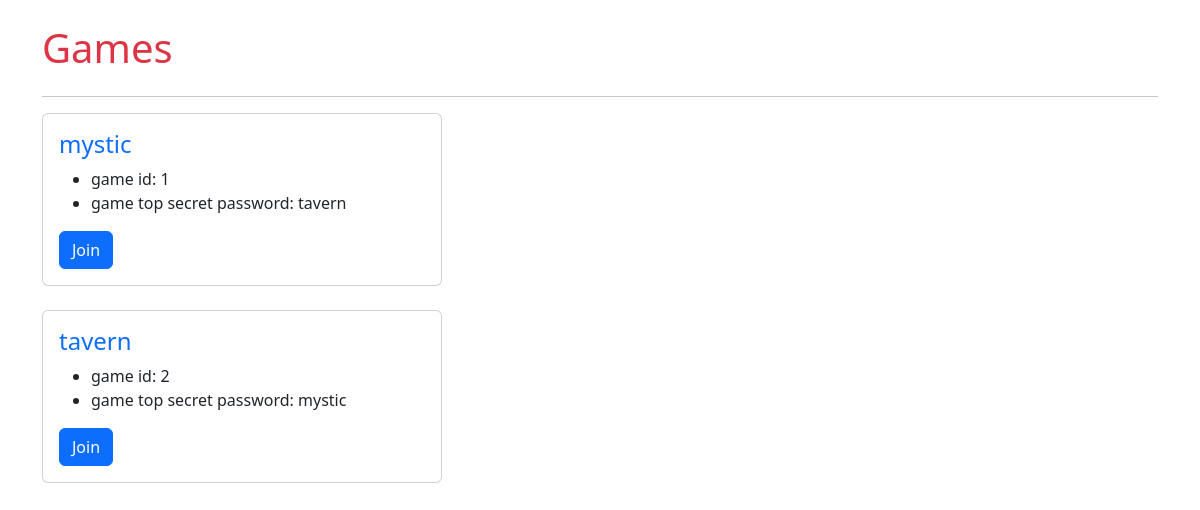
The page /exile_app/games on the database as committed earlier.
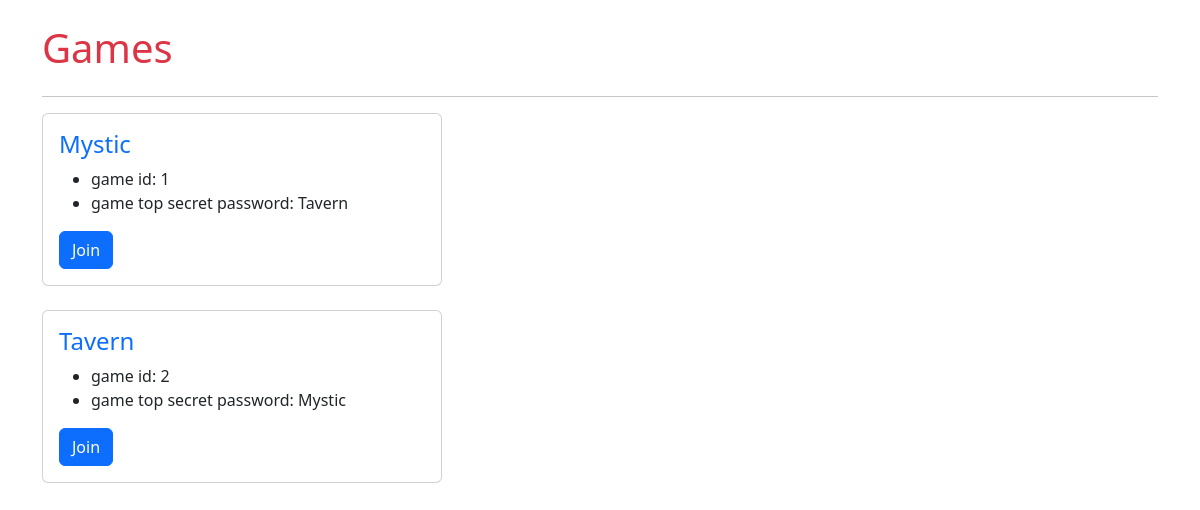
The same page on the database as committed later.
### exile_app/models.py (models this page shows)
class Game(models.Model):
    name = models.CharField(max_length=255)
    password = models.CharField(max_length=255)
    created_at = models.DateTimeField(auto_now_add=True)
    updated_at = models.DateTimeField(auto_now=True)

### exile_app/views.py (the view)
# urls.py: path('games', GameView.as_view(), name='games'),
class GameView(ListView):
    model = Game
    template_name = 'exile_app/games.html'

### exile_app/templates/exile_app/games.html
{% extends 'exile_app/base.html' %}
{% block content %}
  <h1 class="text-danger my-4">Games</h1>
  <hr>
    {% for game in object_list %}
        <div class="card mb-4" style="width: 25rem;">
          <div class="card-body">
              <h4 class="card-title text-primary">{{ game.name }}</h4>
              <ul>
                <li>game id: {{ game.id }}</li>
                <li>game top secret password: {{ game.password }}</li>
              </ul>
              <a href="{% url 'exile_app:game_detail' game.pk  %}" class="btn btn-primary">Join</a>
          </div>
        </div>
      {% endfor %}
{% endblock %}

### exile_app/templates/exile_app/base.html (shortened to what this page needs)
<!doctype html>
<html lang="en">
  <head>
    <link href="https://cdn.jsdelivr.net/npm/bootstrap@5.3.0-alpha3/dist/css/bootstrap.min.css" rel="stylesheet">
  </head>
  <body>
  <div class="container">
    {% block content %}
    {% endblock %}
  </div>
  </body>
</html>

Rows that differ between the two databases and show on the page:
changed Game id 1: name "mystic" → "Mystic"; password "tavern" → "Tavern"
changed Game id 2: name "tavern" → "Tavern"; password "mystic" → "Mystic"
